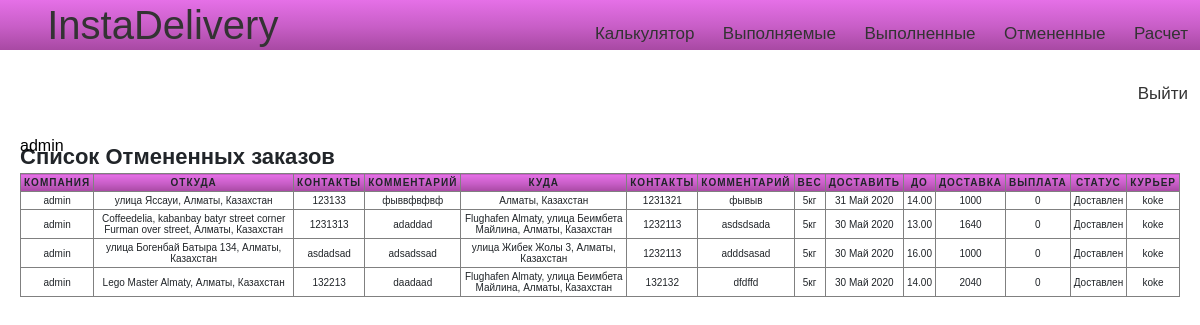
Screenshot of /users/private/raschet/ (signed in) with the database file from the repository.
### Lallog/models.py (models this page shows)
class TestOrder(models.Model):
	client=models.ForeignKey(settings.AUTH_USER_MODEL,on_delete=models.CASCADE)
	marshrut=models.CharField(max_length=200)
	ves=models.DecimalField(decimal_places=0,max_digits=1000,default=10)
	from_address=models.CharField(max_length=200)
	from_phone=models.CharField(max_length=200)
	from_comment=models.CharField(max_length=200)
	to=models.CharField(max_length=200)
	to_phone=models.CharField(max_length=200)
	to_date=models.CharField(max_length=200,default="")
	to_date_until=models.CharField(max_length=200)
	to_comment=models.CharField(max_length=200)
	distance=models.DecimalField(decimal_places=0,max_digits=1000,default=10)
	itog=models.DecimalField(decimal_places=0,max_digits=1000,default=10)
	curier = models.ForeignKey(Curier,on_delete=models.CASCADE,default=None,related_name="choiced_curier",blank=True,null=True)
	nal=models.DecimalField(decimal_places=0,max_digits=1000,default=0)
	raschet=models.DecimalField(decimal_places=0,max_digits=1000,default=0)
	status = models.CharField(max_length=200,default="Ожидание")
	curier_money = models.DecimalField(decimal_places=0,max_digits=1000,default=0)
	success = models.BooleanField(default=True)
	created_date = models.DateTimeField(default=timezone.now)
	__original_curier = None
	def __init__(self,*args,**kwargs):
		print("Object was created")
		super(TestOrder,self).__init__(*args,**kwargs)
		self.__origin_curier = self.curier

### curier/models.py (models this page shows)
class Curier(models.Model):
	user = models.OneToOneField(settings.AUTH_USER_MODEL, on_delete=models.CASCADE,related_name="mycurier")
	first_name = models.CharField(max_length=255,default="")
	last_name = models.CharField(max_length=255, default="")
	photo =models.ImageField(upload_to='curiers/%y/%m/%d', blank=True)
	experience=models.IntegerField(blank=True, null=True)
	phone = models.IntegerField(null=False, blank=False)
	is_available=models.BooleanField(default=False)
	balance = models.DecimalField(decimal_places=0,max_digits=1000,default=0)

### users/views.py (the view)
# urls.py: path("private/raschet/",views.private_raschet,name="private_raschet"),
def private_raschet(request):
	orders_canceled = TestOrder.objects.filter(client=request.user, status="Доставлен", success=False)
	ctx={
		"orders":orders_canceled
	}
	return render(request,"users/raschet.html",context=ctx)

### users/templates/users/raschet.html (shortened to what this page needs)
{%extends 'users/base.html'%}
{%load static%}
{%block content%}
<div class="lichka">
<div class="lichka_prav">
        <caption>Список Отмененных заказов</caption>
        <table  border="1" id="table_private">
            <tr >
                <th>Компания</th>
                <th>Откуда</th>
                <th>Контакты</th>
                <th>Комментарий</th>
                <th>Куда</th>
                <th>Контакты</th>
                <th>Комментарий</th>
                <th>Вес</th>
                <th>Доставить</th>
                <th>До</th>
                <th>Доставка</th>
                <th>Выплата</th>
                <th>Статус</th>
                <th>Курьер</th>
            </tr>
            {%for i in orders%}
            <tr>
                <td data-label="Компания">{{i.client}}</td>
                <td data-label="Откуда">{{i.from_address}}</td>
                <td data-label="Контакты">{{i.from_phone}}</td>
                 <td data-label="Комментарий">{{i.from_comment}}</td>
                <td data-label="Куда">{{i.to}}</td>
                <td data-label="Контакты">{{i.to_phone}}</td>
                <td data-label="Комментарий">{{i.to_comment}}</td>
                <td data-label="Вес">{{i.ves}}кг</td>
                <td data-label="Доставить">{{i.to_date}}</td>
                <td data-label="Ограничения">{{i.to_date_until}}</td>
                <td data-label="Доставка">{{i.itog}}</td>
                <td data-label="К выплате">{{i.raschet}}</td>
                <td data-label="Статус">{{i.status}}</td>
                <td data-label="Курьер">{{i.curier.user}}</td>
            </tr>
            {%endfor%}
        </table>
    </div>
</div>
{%endblock content%}

### users/templates/users/base.html (shortened to what this page needs)
{% load static %}
<html lang="en">
<head>
    <link rel="stylesheet" href="https://use.fontawesome.com/releases/v5.8.2/css/all.css">
    <link rel="stylesheet" href="https://stackpath.bootstrapcdn.com/bootstrap/4.3.1/css/bootstrap.min.css">
    <link href="{% static 'css/style.css' %}" rel="stylesheet" />
    <body>
        <div class="menu">
            <div class="links">
                <a href="{% url 'Home' %}" class="menu-icon">InstaDelivery</a>
                <a href="{% url 'kalkul' %}" class="menu-item">Калькулятор</a>
                <a href="{% url 'private' %}" class="menu-item">Выполняемые</a>
                <a href="{% url 'private_success' day='all'%}" class="menu-item">Выполненные</a>
                <a href="{% url 'private_raschet' %}" class="menu-item">Отмененные</a>
                <a href="{% url 'user_rachet' %}" class="menu-item">Расчет</a>
                <a href="{% url 'user_logout' %}" class="menu-item">Выйти</a>
            </div>
            <div class="username_best2">
                {%if user.is_authenticated%} {{user.username}}
            </div>
        </div>
        {%endif%} {%block content%} {%endblock content%}
    </body>
</html>

### Lallog/static/css/style.css (style rules this page uses)
* { padding: 0; margin: 0; }
div { box-sizing: border-box; }
.username_best2 { color:black; position: absolute; margin-top: 10px; margin-left: 20px; }
table { width: 100%; margin:0; padding:0; border-collapse: collapse; border-spacing: 0; }
table tr { padding: 3px; }
table th, table td { padding: 3px; text-align: center; }
table th { text-transform: uppercase; font-size: 10px; letter-spacing: 1px; }
body { font-family: sans-serif; }
.menu { text-align: right; background: #e570e7; background: -moz-linear-gradient(top, #e570e7 0%, #c85ec7 53%, #a849a3 100%); background: -webkit-linear-gradient(top, #e570e7 0%,#c85ec7 53%,#a849a3 100%); background: linear-gradient(to bottom, #e570e7 0%,#c85ec7 53%,#a849a3 100%); filter: progid:DXImageTransform.Microsoft.gradient( startColorstr='#e570e7', endColorstr='#a849a3',GradientType=0 ); height: 50px; }
.menu-item { display: inline-block; color:#333; font-size: 17px; line-height: 30px; padding: 15px 12px; text-decoration: none; }
.menu-icon { display: inline-block; color:#333; font-size: 40px; line-height: 30px; padding: 10px 0px; margin-right: 300px; text-decoration: none; }
.lichka { display: flex; margin-top: 50px; }
.lichka_prav { margin-left: 20px; margin-right: 20px; margin-top: 40px; font-weight: bold; font-family: Open+Sans; font-size: 22px; }
.lichka_prav th { background: #e570e7; background: -moz-linear-gradient(top, #e570e7 0%, #c85ec7 53%, #a849a3 100%); background: -webkit-linear-gradient(top, #e570e7 0%,#c85ec7 53%,#a849a3 100%); background: linear-gradient(to bottom, #e570e7 0%,#c85ec7 53%,#a849a3 100%); filter: progid:DXImageTransform.Microsoft.gradient( startColorstr='#e570e7', endColorstr='#a849a3',GradientType=0 ); }
#table_private { font-size: 10px; }
#table_private tr th { font-size: 10px; }

### rows the page displays
TestOrder: client "admin", from_address "улица Яссауи, Алматы, Казахстан", from_phone "123133", from_comment "фыввфвфвф", to "Алматы, Казахстан", to_phone "1231321", to_comment "фывыв", ves "5", to_date "31 Май 2020", to_date_until "14.00", itog "1000", raschet "0", status "Доставлен", curier.user "koke"
TestOrder: client "admin", from_address "Coffeedelia, kabanbay batyr street corner Furman over street, Алматы, Казахстан", from_phone "1231313", from_comment "adaddad", to "Flughafen Almaty, улица Беимбета Майлина, Алматы, Казахстан", to_phone "1232113", to_comment "asdsdsada", ves "5", to_date "30 Май 2020", to_date_until "13.00", itog "1640", raschet "0", status "Доставлен", curier.user "koke"
TestOrder: client "admin", from_address "улица Богенбай Батыра 134, Алматы, Казахстан", from_phone "asdadsad", from_comment "adsadssad", to "улица Жибек Жолы 3, Алматы, Казахстан", to_phone "1232113", to_comment "adddsasad", ves "5", to_date "30 Май 2020", to_date_until "16.00", itog "1000", raschet "0", status "Доставлен", curier.user "koke"
TestOrder: client "admin", from_address "Lego Master Almaty, Алматы, Казахстан", from_phone "132213", from_comment "daadaad", to "Flughafen Almaty, улица Беимбета Майлина, Алматы, Казахстан", to_phone "132132", to_comment "dfdffd", ves "5", to_date "30 Май 2020", to_date_until "14.00", itog "2040", raschet "0", status "Доставлен", curier.user "koke"

### other values shown
{{ user.username }} "admin"
